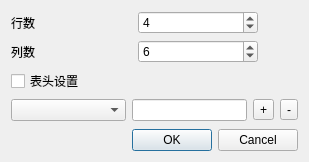
<?xml version="1.0" encoding="UTF-8"?>
<ui version="4.0">
 <class>SetRCDialog</class>
 <widget class="QDialog" name="SetRCDialog">
  <property name="geometry">
   <rect>
    <x>0</x>
    <y>0</y>
    <width>309</width>
    <height>162</height>
   </rect>
  </property>
  <property name="windowTitle">
   <string>Dialog</string>
  </property>
  <layout class="QVBoxLayout" name="verticalLayout">
   <item>
    <layout class="QGridLayout" name="gridLayout" columnstretch="2,2,0">
     <item row="0" column="2">
      <spacer name="horizontalSpacer_2">
       <property name="orientation">
        <enum>Qt::Horizontal</enum>
       </property>
       <property name="sizeHint" stdset="0">
        <size>
         <width>40</width>
         <height>20</height>
        </size>
       </property>
      </spacer>
     </item>
     <item row="1" column="1">
      <widget class="QSpinBox" name="spinBoxColumn">
       <property name="value">
        <number>6</number>
       </property>
      </widget>
     </item>
     <item row="1" column="0">
      <widget class="QLabel" name="label_2">
       <property name="text">
        <string>列数</string>
       </property>
      </widget>
     </item>
     <item row="0" column="0">
      <widget class="QLabel" name="label">
       <property name="text">
        <string>行数</string>
       </property>
      </widget>
     </item>
     <item row="1" column="2">
      <spacer name="horizontalSpacer_3">
       <property name="orientation">
        <enum>Qt::Horizontal</enum>
       </property>
       <property name="sizeHint" stdset="0">
        <size>
         <width>40</width>
         <height>20</height>
        </size>
       </property>
      </spacer>
     </item>
     <item row="0" column="1">
      <widget class="QSpinBox" name="spinBoxRow">
       <property name="value">
        <number>4</number>
       </property>
      </widget>
     </item>
    </layout>
   </item>
   <item>
    <widget class="QCheckBox" name="checkBoxIsSet">
     <property name="text">
      <string>表头设置</string>
     </property>
    </widget>
   </item>
   <item>
    <layout class="QHBoxLayout" name="horizontalLayout" stretch="3,3,0,0">
     <item>
      <widget class="QComboBox" name="comboBoxHeadList"/>
     </item>
     <item>
      <widget class="QLineEdit" name="lineEditHead"/>
     </item>
     <item>
      <widget class="QToolButton" name="toolButtonAdd">
       <property name="text">
        <string>+</string>
       </property>
      </widget>
     </item>
     <item>
      <widget class="QToolButton" name="toolButtonSub">
       <property name="text">
        <string>-</string>
       </property>
      </widget>
     </item>
    </layout>
   </item>
   <item>
    <spacer name="verticalSpacer">
     <property name="orientation">
      <enum>Qt::Vertical</enum>
     </property>
     <property name="sizeHint" stdset="0">
      <size>
       <width>20</width>
       <height>40</height>
      </size>
     </property>
    </spacer>
   </item>
   <item>
    <widget class="QDialogButtonBox" name="buttonBox">
     <property name="orientation">
      <enum>Qt::Horizontal</enum>
     </property>
     <property name="standardButtons">
      <set>QDialogButtonBox::Cancel|QDialogButtonBox::Ok</set>
     </property>
    </widget>
   </item>
  </layout>
 </widget>
 <resources/>
 <connections>
  <connection>
   <sender>buttonBox</sender>
   <signal>accepted()</signal>
   <receiver>SetRCDialog</receiver>
   <slot>accept()</slot>
   <hints>
    <hint type="sourcelabel">
     <x>248</x>
     <y>254</y>
    </hint>
    <hint type="destinationlabel">
     <x>157</x>
     <y>274</y>
    </hint>
   </hints>
  </connection>
  <connection>
   <sender>buttonBox</sender>
   <signal>rejected()</signal>
   <receiver>SetRCDialog</receiver>
   <slot>reject()</slot>
   <hints>
    <hint type="sourcelabel">
     <x>316</x>
     <y>260</y>
    </hint>
    <hint type="destinationlabel">
     <x>286</x>
     <y>274</y>
    </hint>
   </hints>
  </connection>
 </connections>
</ui>
